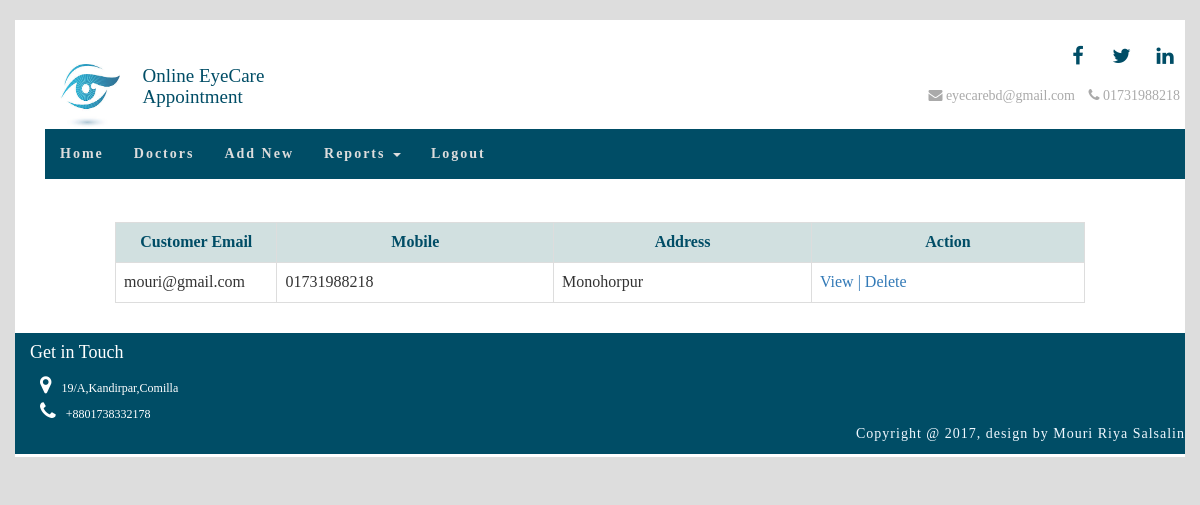
Page /admin/patient_report.php on the committed database.
### tables this page shows
CREATE TABLE IF NOT EXISTS `registration` (
  `patient_id` int(11) NOT NULL AUTO_INCREMENT,
  `username` varchar(30) NOT NULL,
  `gender` varchar(50) NOT NULL,
  `email` varchar(30) NOT NULL,
  `password` varchar(30) NOT NULL,
  `phone` varchar(30) NOT NULL,
  `address` varchar(30) NOT NULL,
  `city` varchar(30) NOT NULL,
  PRIMARY KEY (`patient_id`)
);

### admin/patient_report.php (the view, shortened to what this page needs)
<html>
<head>
    <link rel="stylesheet" href="css/bootstrap.min.css">
    <link rel="stylesheet" href="css/font-awesome.min.css">
    <link rel="stylesheet" href="css/style3.css">
</head>
    <?php
  		   $conn = mysqli_connect("localhost","root","","finalprojectdemo") ;
    ?>
      <body>
           <div class="container-fluid">
             <div class="wrapper_white">
    <?php require_once('adminheader.php');?>
                  <div class="row">
                      <div class=" col-md-10 col-sm-offset-1">
                          <div class="table-responsive">
                    <table class="table table-bordered table-striped">
                        <tr>
                        <th class="col-xs-2">Customer Email</th>
                        <th>Mobile</th>
                        <th>Address</th>
                        <th>Action</th>
                        </tr>
              <?php
                        $sql="select * from registration where email!='admin@gmail.com'";
                        $result=mysqli_query($conn,$sql);
                        while($data=mysqli_fetch_array($result)){
                            $patient_id=$data['patient_id'];
                            $email=$data['email'];
                            $phone=$data['phone'];
                            $address=$data['address'];
                echo"
                <tr>
                        <td>$email</td>
                       <td>$phone</td>
                        <td>$address</td>
                       <td>
                       <a href='appointment_report.php?patient_id=$patient_id'>View |</a>
                       <a href='appointment_delete.php?patient_id=$patient_id'> Delete</a>
                      </td>
                        </tr>";
                        }
              ?>
                     </table>
                    </div>
                      </div>
                 </div>
        <?php require_once('footer.php'); ?>
               </div>
            </div>
    </body>
</html>

### admin/css/style3.css (style rules this page uses)
body { background: #ddd; font-family: 'Oxygen-Regular'; }
.wrapper_white { background: #ffffff; margin: 20px auto; border:none; padding:3px 0px; }
th { background-color:#d1e0e0; color:#004d66; text-align: center; }

### rows in the picture
registration: email "mouri@gmail.com", phone "01731988218", address "Monohorpur"
